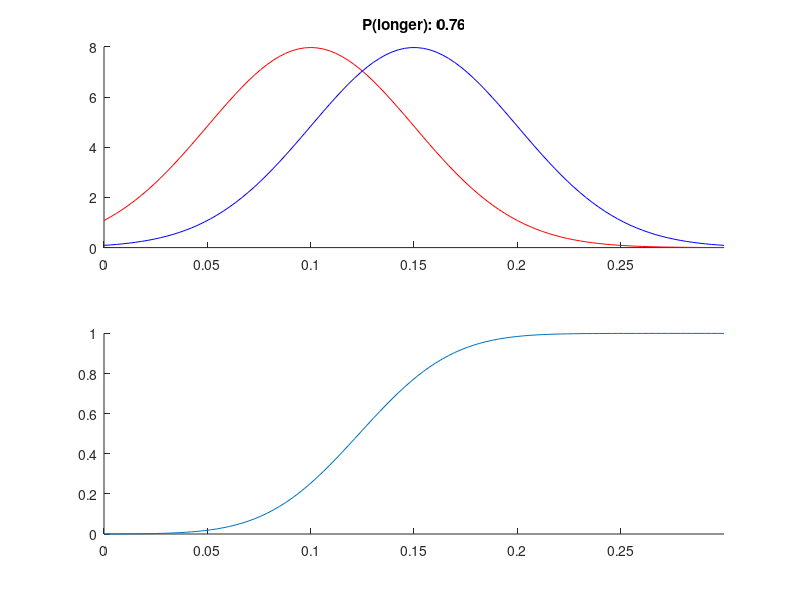

Reproduce this figure in MATLAB.

m1 = 0.1;
m2 = 0.15;

u1 = 0.05;
u2 = 0.05;

X = linspace(0.0, 0.3, 100);

% Plot example trial
subplot(2, 1, 1); cla; hold on; xlim([0. 0.3]);
plot(X, normpdf(X, m1, u1), 'r');
plot(X, normpdf(X, m2, u2), 'b');

p = mean(normrnd(m2, u2, 5000, 1) > normrnd(m1, u1, 5000, 1));
title(sprintf('P(longer): %.2f', p));

subplot(2, 1, 2); cla; hold on; xlim([0 0.3]);
cs = cumsum(normpdf(X, m1, u1) .* normpdf(X, m2, u2));
plot(X, cs ./ max(cs));

%%

probe = [0.08 0.09 0.1 0.11 0.12 0.13 0.14 0.15];

v2 = sqrt(u1 .^ 2 + u2 .^ 2);

for i = 1:numel(probe)
    p(i) = mean(normrnd(probe(i), u2, 50000, 1) > normrnd(0.1, u1, 50000, 1));
    q(i) = mean(normrnd(probe(i) - 0.1, v2, 50000, 1) > 0);
    
    r(i) = normcdf(probe(i) - 0.1, 0, v2);
    
end

[p; q; r]
